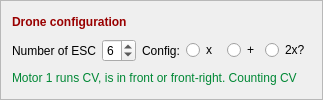
             <widget class="QFrame" name="frame_22">
              <property name="sizePolicy">
               <sizepolicy hsizetype="Preferred" vsizetype="Minimum">
                <horstretch>0</horstretch>
                <verstretch>0</verstretch>
               </sizepolicy>
              </property>
              <property name="frameShape">
               <enum>QFrame::StyledPanel</enum>
              </property>
              <property name="frameShadow">
               <enum>QFrame::Raised</enum>
              </property>
              <layout class="QGridLayout" name="gridLayout_27">
               <item row="2" column="0" colspan="2">
                <widget class="QLabel" name="label_11">
                 <property name="text">
                  <string>Number of ESC</string>
                 </property>
                </widget>
               </item>
               <item row="2" column="2">
                <widget class="QSpinBox" name="spinBox_mixer_esc_cnt">
                 <property name="toolTip">
                  <string>&lt;html&gt;&lt;head/&gt;&lt;body&gt;&lt;p&gt;Number of active control outputs from mixer.&lt;/p&gt;&lt;p&gt;i.e.&lt;/p&gt;&lt;p&gt;Number on the last output used.&lt;/p&gt;&lt;p&gt;for 2x1 and 2x2 it is 6.&lt;/p&gt;&lt;/body&gt;&lt;/html&gt;</string>
                 </property>
                 <property name="minimum">
                  <number>2</number>
                 </property>
                 <property name="maximum">
                  <number>8</number>
                 </property>
                 <property name="singleStep">
                  <number>2</number>
                 </property>
                 <property name="value">
                  <number>6</number>
                 </property>
                </widget>
               </item>
               <item row="2" column="4">
                <widget class="QRadioButton" name="radioButton_mixer_x">
                 <property name="toolTip">
                  <string>&lt;html&gt;&lt;head/&gt;&lt;body&gt;&lt;p&gt;Drone configuration X&lt;/p&gt;&lt;p&gt;Motor 1 is front right.&lt;/p&gt;&lt;p&gt;Motor N-1 is front left.&lt;/p&gt;&lt;p&gt;- mixer assumes equal radius and distance.&lt;/p&gt;&lt;/body&gt;&lt;/html&gt;</string>
                 </property>
                 <property name="text">
                  <string>x </string>
                 </property>
                </widget>
               </item>
               <item row="3" column="0" colspan="7">
                <widget class="QLabel" name="label_12">
                 <property name="text">
                  <string>&lt;html&gt;&lt;head/&gt;&lt;body&gt;&lt;p&gt;&lt;span style=&quot; color:#008835;&quot;&gt;Motor 1 runs CV, is in front or front-right. Counting CV&lt;/span&gt;&lt;/p&gt;&lt;/body&gt;&lt;/html&gt;</string>
                 </property>
                </widget>
               </item>
               <item row="2" column="6">
                <widget class="QRadioButton" name="radioButton_mixer_2x2">
                 <property name="toolTip">
                  <string>&lt;html&gt;&lt;head/&gt;&lt;body&gt;&lt;p&gt;Drone configuration:&lt;/p&gt;&lt;p&gt;&lt;span style=&quot; color:#990000;&quot;&gt;2x2&lt;/span&gt; is 2 rotor positions, each position with 2 motors.&lt;br/&gt;ESC 1 and 3 is upper&lt;br/&gt;ESC 2 and 4 is lower&lt;/p&gt;&lt;p&gt;&lt;span style=&quot; color:#990000;&quot;&gt;2x1&lt;/span&gt; is 2 rotor positions (use ESC 1 and 3)&lt;/p&gt;&lt;p&gt;Both have servo in position 4 and 5.&lt;/p&gt;&lt;p&gt;Servo right = esc 4, servo left = esc 5&lt;/p&gt;&lt;/body&gt;&lt;/html&gt;</string>
                 </property>
                 <property name="text">
                  <string>2x?</string>
                 </property>
                </widget>
               </item>
               <item row="0" column="0" colspan="7">
                <widget class="QLabel" name="label_mag_9">
                 <property name="text">
                  <string>&lt;html&gt;&lt;head/&gt;&lt;body&gt;&lt;p&gt;&lt;span style=&quot; font-weight:600; color:#990000;&quot;&gt;Drone configuration&lt;/span&gt;&lt;/p&gt;&lt;/body&gt;&lt;/html&gt;</string>
                 </property>
                </widget>
               </item>
               <item row="2" column="5">
                <widget class="QRadioButton" name="radioButton_mixer_plus">
                 <property name="toolTip">
                  <string>&lt;html&gt;&lt;head/&gt;&lt;body&gt;&lt;p&gt;Drone configuration +,&lt;/p&gt;&lt;p&gt;Motor 1 is forward&lt;/p&gt;&lt;p&gt;Motor 2 is to the right.&lt;/p&gt;&lt;/body&gt;&lt;/html&gt;</string>
                 </property>
                 <property name="text">
                  <string>+</string>
                 </property>
                </widget>
               </item>
               <item row="2" column="3">
                <widget class="QLabel" name="label_64">
                 <property name="text">
                  <string>Config:</string>
                 </property>
                </widget>
               </item>
               <item row="2" column="7">
                <spacer name="horizontalSpacer_13">
                 <property name="orientation">
                  <enum>Qt::Horizontal</enum>
                 </property>
                 <property name="sizeHint" stdset="0">
                  <size>
                   <width>1</width>
                   <height>20</height>
                  </size>
                 </property>
                </spacer>
               </item>
              </layout>
             </widget>
